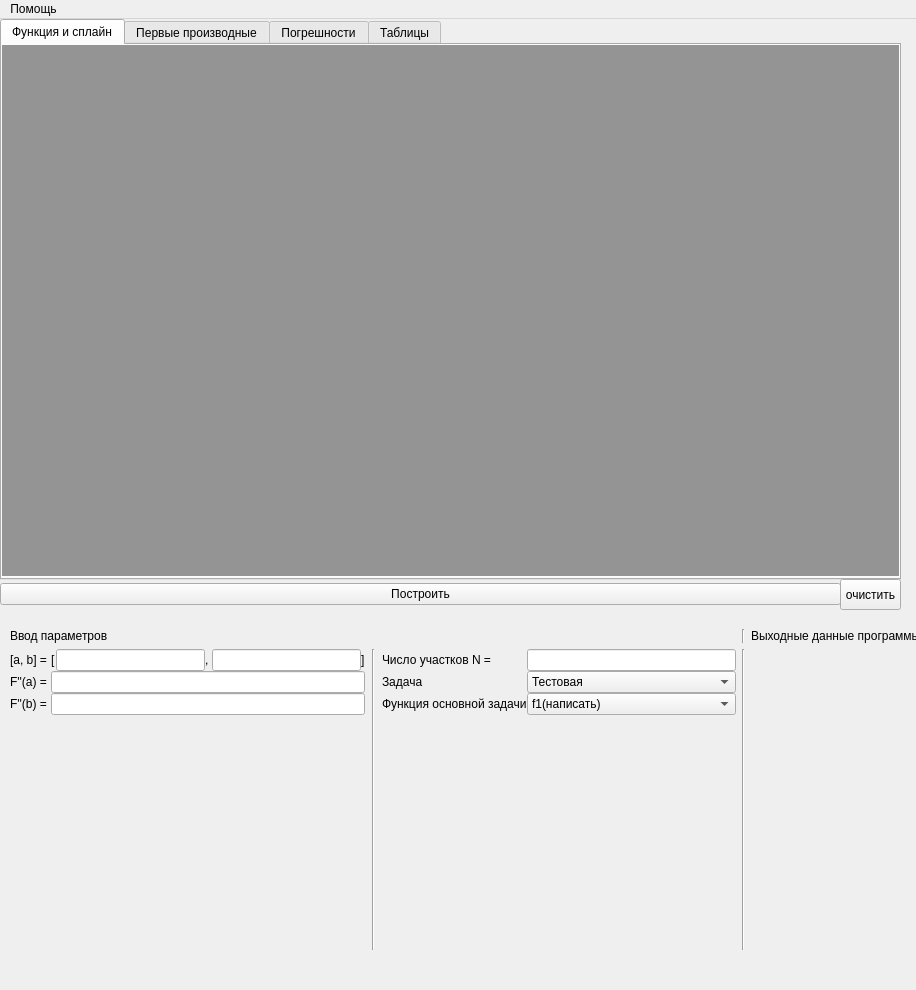
<?xml version="1.0" encoding="UTF-8"?>
<ui version="4.0">
 <class>MainWindow</class>
 <widget class="QMainWindow" name="MainWindow">
  <property name="geometry">
   <rect>
    <x>0</x>
    <y>0</y>
    <width>916</width>
    <height>990</height>
   </rect>
  </property>
  <property name="windowTitle">
   <string>Прогонка</string>
  </property>
  <widget class="QWidget" name="centralwidget">
   <widget class="QWidget" name="gridWidget_2" native="true">
    <property name="geometry">
     <rect>
      <x>10</x>
      <y>610</y>
      <width>911</width>
      <height>321</height>
     </rect>
    </property>
    <property name="autoFillBackground">
     <bool>false</bool>
    </property>
    <property name="styleSheet">
     <string notr="true">border-color: rgb(113, 113, 113);</string>
    </property>
    <layout class="QGridLayout" name="information_layout" columnstretch="1,0,0">
     <item row="1" column="1">
      <widget class="Line" name="line">
       <property name="orientation">
        <enum>Qt::Vertical</enum>
       </property>
      </widget>
     </item>
     <item row="0" column="1">
      <widget class="Line" name="line_2">
       <property name="orientation">
        <enum>Qt::Vertical</enum>
       </property>
      </widget>
     </item>
     <item row="1" column="2">
      <layout class="QVBoxLayout" name="extra_info_layout"/>
     </item>
     <item row="0" column="0">
      <widget class="QLabel" name="label_7">
       <property name="text">
        <string>Ввод параметров</string>
       </property>
      </widget>
     </item>
     <item row="0" column="2">
      <widget class="QLabel" name="label_10">
       <property name="text">
        <string>Выходные данные программы</string>
       </property>
      </widget>
     </item>
     <item row="1" column="0">
      <layout class="QGridLayout" name="gridLayout">
       <property name="horizontalSpacing">
        <number>7</number>
       </property>
       <item row="0" column="2">
        <layout class="QGridLayout" name="gridLayout_5">
         <item row="2" column="0">
          <widget class="QLabel" name="label_8">
           <property name="text">
            <string>Функция основной задачи</string>
           </property>
          </widget>
         </item>
         <item row="0" column="0">
          <widget class="QLabel" name="label_5">
           <property name="text">
            <string>Число участков N = </string>
           </property>
          </widget>
         </item>
         <item row="0" column="1">
          <widget class="QLineEdit" name="num_uzlov"/>
         </item>
         <item row="1" column="0">
          <widget class="QLabel" name="label_6">
           <property name="text">
            <string>Задача</string>
           </property>
          </widget>
         </item>
         <item row="2" column="1">
          <widget class="QComboBox" name="comboBox_functions">
           <property name="currentText">
            <string>f1(написать)</string>
           </property>
           <item>
            <property name="text">
             <string>f1(написать)</string>
            </property>
           </item>
           <item>
            <property name="text">
             <string>f2(написать)</string>
            </property>
           </item>
           <item>
            <property name="text">
             <string>f3(написать)</string>
            </property>
           </item>
          </widget>
         </item>
         <item row="1" column="1">
          <widget class="QComboBox" name="comboBox">
           <property name="currentText">
            <string>Тестовая</string>
           </property>
           <item>
            <property name="text">
             <string>Тестовая</string>
            </property>
           </item>
           <item>
            <property name="text">
             <string>Основная</string>
            </property>
           </item>
           <item>
            <property name="text">
             <string>Осциллирующая</string>
            </property>
           </item>
          </widget>
         </item>
         <item row="3" column="0">
          <spacer name="verticalSpacer_3">
           <property name="orientation">
            <enum>Qt::Vertical</enum>
           </property>
           <property name="sizeHint" stdset="0">
            <size>
             <width>20</width>
             <height>40</height>
            </size>
           </property>
          </spacer>
         </item>
        </layout>
       </item>
       <item row="0" column="0">
        <layout class="QGridLayout" name="gridLayout_4">
         <item row="0" column="0">
          <widget class="QLabel" name="label">
           <property name="text">
            <string>[a, b] =</string>
           </property>
          </widget>
         </item>
         <item row="1" column="0">
          <widget class="QLabel" name="label_9">
           <property name="text">
            <string>F''(a) = </string>
           </property>
          </widget>
         </item>
         <item row="2" column="0">
          <widget class="QLabel" name="label_11">
           <property name="text">
            <string>F''(b) = </string>
           </property>
          </widget>
         </item>
         <item row="0" column="1">
          <layout class="QGridLayout" name="gridLayout_3">
           <item row="0" column="1">
            <widget class="QLineEdit" name="a_input"/>
           </item>
           <item row="0" column="0">
            <widget class="QLabel" name="label_2">
             <property name="text">
              <string>[</string>
             </property>
            </widget>
           </item>
           <item row="0" column="4">
            <widget class="QLabel" name="label_3">
             <property name="text">
              <string>]</string>
             </property>
            </widget>
           </item>
           <item row="0" column="3">
            <widget class="QLineEdit" name="lineEdit_2"/>
           </item>
           <item row="0" column="2">
            <widget class="QLabel" name="label_4">
             <property name="text">
              <string>, </string>
             </property>
            </widget>
           </item>
          </layout>
         </item>
         <item row="3" column="0">
          <spacer name="verticalSpacer_4">
           <property name="orientation">
            <enum>Qt::Vertical</enum>
           </property>
           <property name="sizeHint" stdset="0">
            <size>
             <width>20</width>
             <height>40</height>
            </size>
           </property>
          </spacer>
         </item>
         <item row="1" column="1">
          <widget class="QLineEdit" name="mu_0_input"/>
         </item>
         <item row="2" column="1">
          <widget class="QLineEdit" name="mu_1_input"/>
         </item>
        </layout>
       </item>
       <item row="0" column="1">
        <widget class="Line" name="line_3">
         <property name="orientation">
          <enum>Qt::Vertical</enum>
         </property>
        </widget>
       </item>
      </layout>
     </item>
    </layout>
   </widget>
   <widget class="QTabWidget" name="tabWidget">
    <property name="geometry">
     <rect>
      <x>0</x>
      <y>0</y>
      <width>901</width>
      <height>561</height>
     </rect>
    </property>
    <property name="currentIndex">
     <number>0</number>
    </property>
    <widget class="QWidget" name="tab">
     <attribute name="title">
      <string>Функция и сплайн</string>
     </attribute>
     <widget class="QWidget" name="plot_widget_1" native="true">
      <property name="geometry">
       <rect>
        <x>0</x>
        <y>0</y>
        <width>911</width>
        <height>531</height>
       </rect>
      </property>
      <property name="styleSheet">
       <string notr="true">background-color: rgb(148, 148, 148);</string>
      </property>
     </widget>
    </widget>
    <widget class="QWidget" name="tab_3">
     <attribute name="title">
      <string>Первые производные</string>
     </attribute>
     <widget class="QWidget" name="plot_widget_2" native="true">
      <property name="geometry">
       <rect>
        <x>0</x>
        <y>0</y>
        <width>891</width>
        <height>531</height>
       </rect>
      </property>
      <property name="styleSheet">
       <string notr="true">background-color: rgb(148, 148, 148);</string>
      </property>
     </widget>
    </widget>
    <widget class="QWidget" name="tab_4">
     <attribute name="title">
      <string>Погрешности</string>
     </attribute>
     <widget class="QWidget" name="plot_widget_3" native="true">
      <property name="geometry">
       <rect>
        <x>0</x>
        <y>0</y>
        <width>891</width>
        <height>531</height>
       </rect>
      </property>
      <property name="styleSheet">
       <string notr="true">background-color: rgb(148, 148, 148);</string>
      </property>
     </widget>
    </widget>
    <widget class="QWidget" name="tab_2">
     <attribute name="title">
      <string>Таблицы</string>
     </attribute>
     <widget class="QToolBox" name="toolBox">
      <property name="geometry">
       <rect>
        <x>0</x>
        <y>0</y>
        <width>901</width>
        <height>531</height>
       </rect>
      </property>
      <property name="currentIndex">
       <number>1</number>
      </property>
      <widget class="QWidget" name="page_1">
       <property name="geometry">
        <rect>
         <x>0</x>
         <y>0</y>
         <width>100</width>
         <height>30</height>
        </rect>
       </property>
       <property name="accessibleName">
        <string/>
       </property>
       <attribute name="label">
        <string>Границы и коэффициенты сплайнов</string>
       </attribute>
       <widget class="QTableWidget" name="info_table">
        <property name="geometry">
         <rect>
          <x>0</x>
          <y>0</y>
          <width>891</width>
          <height>471</height>
         </rect>
        </property>
        <property name="minimumSize">
         <size>
          <width>426</width>
          <height>454</height>
         </size>
        </property>
        <property name="maximumSize">
         <size>
          <width>10000</width>
          <height>9999999</height>
         </size>
        </property>
        <property name="autoScroll">
         <bool>true</bool>
        </property>
        <property name="autoScrollMargin">
         <number>16</number>
        </property>
        <property name="verticalScrollMode">
         <enum>QAbstractItemView::ScrollPerPixel</enum>
        </property>
        <property name="horizontalScrollMode">
         <enum>QAbstractItemView::ScrollPerPixel</enum>
        </property>
        <column>
         <property name="text">
          <string>i</string>
         </property>
        </column>
        <column>
         <property name="text">
          <string>Xi</string>
         </property>
        </column>
        <column>
         <property name="text">
          <string>Vi</string>
         </property>
        </column>
        <column>
         <property name="text">
          <string>V'i</string>
         </property>
        </column>
        <column>
         <property name="text">
          <string>V2i</string>
         </property>
        </column>
        <column>
         <property name="text">
          <string>Vi-V2i</string>
         </property>
        </column>
        <column>
         <property name="text">
          <string>ОЛП</string>
         </property>
        </column>
        <column>
         <property name="text">
          <string>h_i</string>
         </property>
        </column>
        <column>
         <property name="text">
          <string>C1</string>
         </property>
        </column>
        <column>
         <property name="text">
          <string>C2</string>
         </property>
        </column>
        <column>
         <property name="text">
          <string>Ui</string>
         </property>
        </column>
        <column>
         <property name="text">
          <string>|Ui-Vi|</string>
         </property>
        </column>
       </widget>
      </widget>
      <widget class="QWidget" name="page_2">
       <property name="geometry">
        <rect>
         <x>0</x>
         <y>0</y>
         <width>901</width>
         <height>469</height>
        </rect>
       </property>
       <attribute name="label">
        <string>Сравнение</string>
       </attribute>
       <widget class="QTableWidget" name="info_table_2">
        <property name="geometry">
         <rect>
          <x>0</x>
          <y>0</y>
          <width>901</width>
          <height>531</height>
         </rect>
        </property>
       </widget>
      </widget>
     </widget>
    </widget>
   </widget>
   <widget class="QWidget" name="horizontalLayoutWidget_4">
    <property name="geometry">
     <rect>
      <x>0</x>
      <y>560</y>
      <width>841</width>
      <height>31</height>
     </rect>
    </property>
    <layout class="QHBoxLayout" name="horizontalLayout_4">
     <item>
      <widget class="QPushButton" name="plot_button">
       <property name="text">
        <string>Построить</string>
       </property>
      </widget>
     </item>
    </layout>
   </widget>
   <widget class="QPushButton" name="delete_plot">
    <property name="geometry">
     <rect>
      <x>840</x>
      <y>560</y>
      <width>61</width>
      <height>31</height>
     </rect>
    </property>
    <property name="text">
     <string>очистить</string>
    </property>
   </widget>
  </widget>
  <widget class="QMenuBar" name="menubar">
   <property name="geometry">
    <rect>
     <x>0</x>
     <y>0</y>
     <width>916</width>
     <height>26</height>
    </rect>
   </property>
   <widget class="QMenu" name="menu">
    <property name="title">
     <string>Помощь</string>
    </property>
    <addaction name="info_button"/>
   </widget>
   <addaction name="menu"/>
  </widget>
  <action name="info_button">
   <property name="text">
    <string>Описание</string>
   </property>
  </action>
 </widget>
 <tabstops>
  <tabstop>a_input</tabstop>
  <tabstop>lineEdit_2</tabstop>
  <tabstop>mu_0_input</tabstop>
  <tabstop>mu_1_input</tabstop>
  <tabstop>num_uzlov</tabstop>
  <tabstop>comboBox</tabstop>
  <tabstop>comboBox_functions</tabstop>
  <tabstop>plot_button</tabstop>
  <tabstop>delete_plot</tabstop>
  <tabstop>tabWidget</tabstop>
  <tabstop>info_table_2</tabstop>
  <tabstop>info_table</tabstop>
 </tabstops>
 <resources/>
 <connections/>
</ui>
